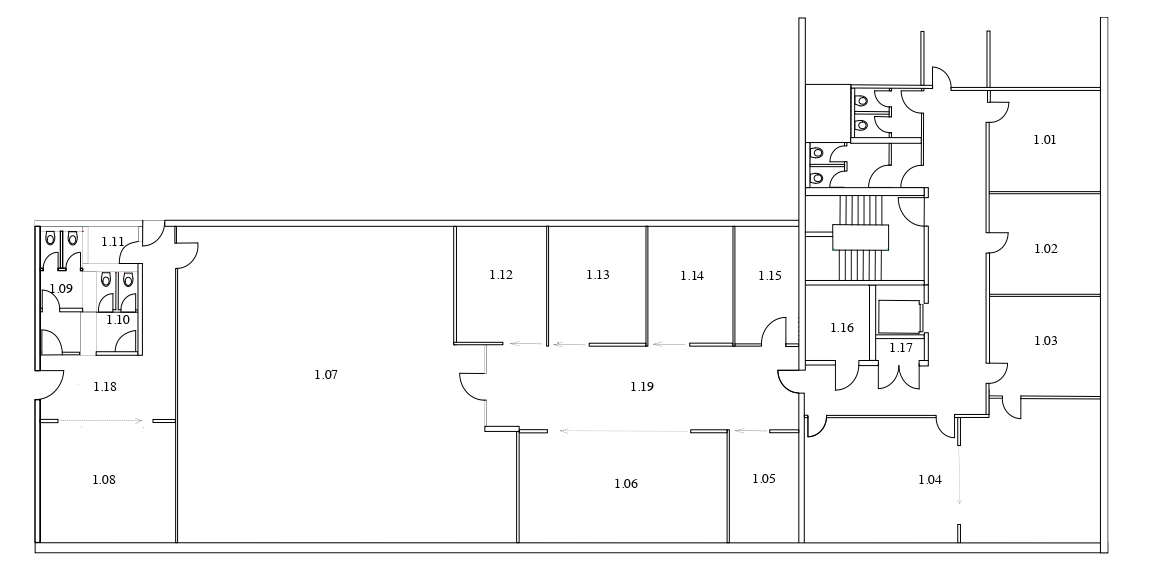
#> input picture Task_code/DC_1st floor.jpg, 1151 x 584 px, found by its file name
$ jupyter execute --allow-errors AR-VR_1.ipynb
#> lines starting #> are read from the running program, lines starting #| are printed output that depends on the picture; after the words box and inside, x2 and y2 are one past the last pixel; in counts of white or black regions, pixels touching at a corner belong together
[cell 1]
#pip install opencv-python

import cv2
import matplotlib.pyplot as plt

# Load the uploaded image
image_path = "/Users/satya/Documents/Abhilasha/OTH_Sem3/AR:VR/Project/Task_code/DC_1st floor.jpg"
floor_plan = cv2.imread(image_path, cv2.IMREAD_COLOR)
#> floor_plan is the input picture: shape (584, 1151, 3); mean B, G, R 248.1, 248.1, 248.1

# Convert the image to grayscale for preprocessing
gray_floor_plan = cv2.cvtColor(floor_plan, cv2.COLOR_BGR2GRAY)

# Apply edge detection to highlight structural elements like walls and doors
edges = cv2.Canny(gray_floor_plan, threshold1=50, threshold2=150)
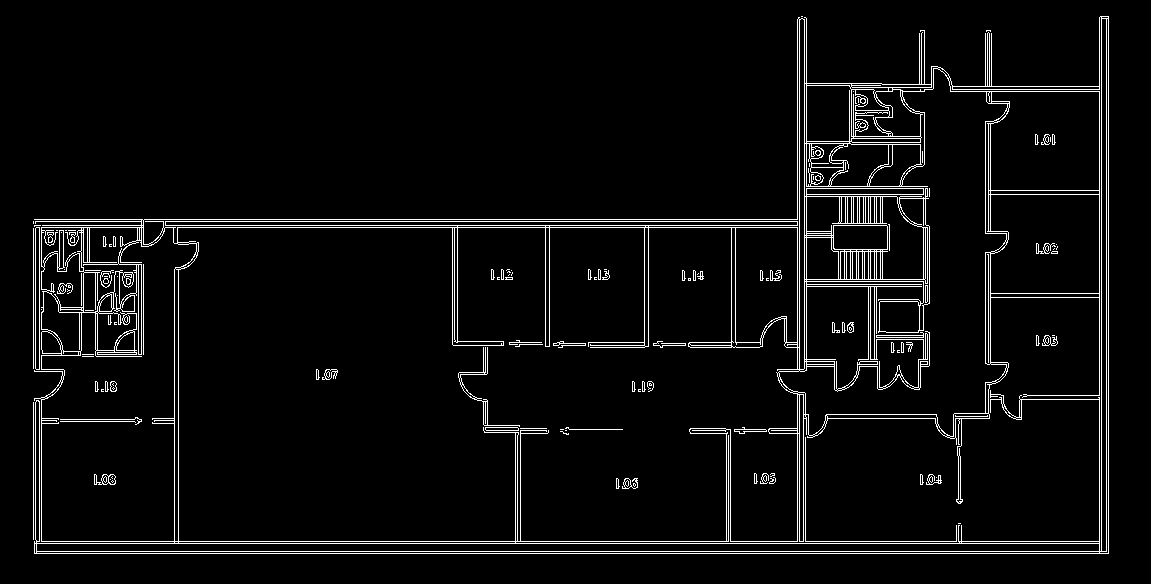
#> edges: shape (584, 1151); 4.6% white in thin lines or dots, all inside (x1, y1, x2, y2) = (33, 16, 1109, 554)

# Display the original image and the edge-detected version for analysis
fig, ax = plt.subplots(1, 2, figsize=(15, 10))
ax[0].imshow(cv2.cvtColor(floor_plan, cv2.COLOR_BGR2RGB))
ax[0].set_title("Original Floor Plan")
ax[0].axis("off")

ax[1].imshow(edges, cmap="gray")
ax[1].set_title("Edge Detection")
ax[1].axis("off")

plt.tight_layout()
plt.show()
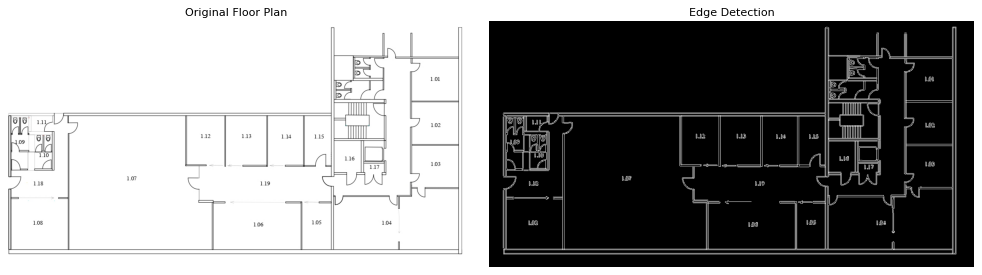
#> figure drawn by matplotlib, 2 panels

[cell 2]
# Detect contours in the edge-detected image to identify room boundaries
contours, _ = cv2.findContours(edges, cv2.RETR_EXTERNAL, cv2.CHAIN_APPROX_SIMPLE)
#> contours = 9 contours, 7 with area under 20; largest, box (x1, y1, x2, y2) and area: (34, 16, 1109, 554) 398624, (35, 227, 40, 370) 567

# Create a copy of the original image to draw contours for visualization
contour_image = floor_plan.copy()

# Draw detected contours on the image
cv2.drawContours(contour_image, contours, -1, (0, 255, 0), 2)  # Green for contours
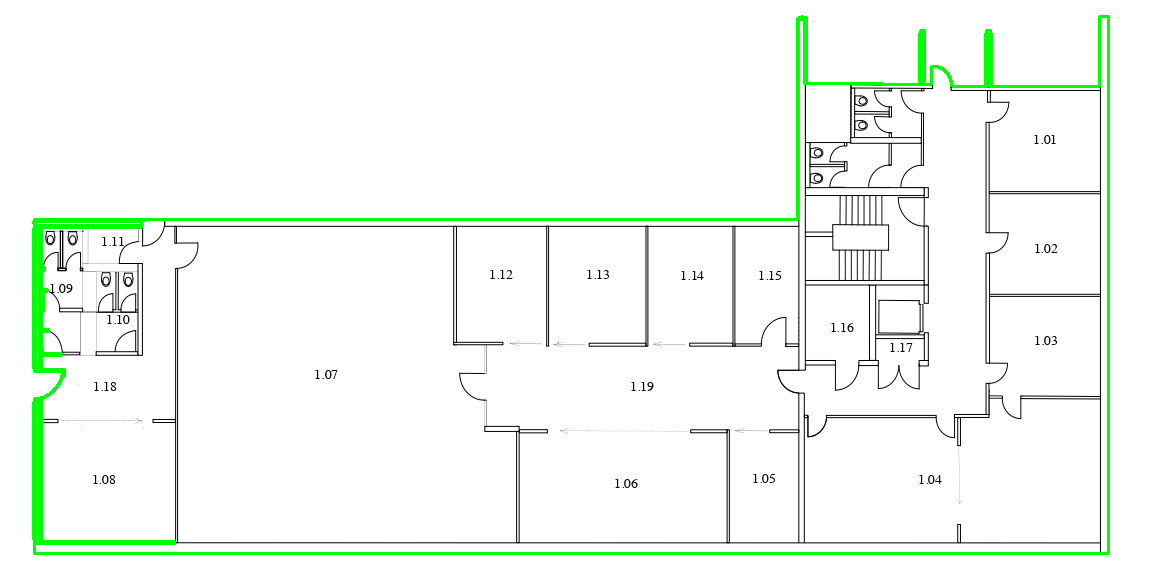
#> contour_image: shape (584, 1151, 3); 2.24% of pixels changed, all inside (x1, y1, x2, y2) = (32, 15, 1110, 555)

# Display the contour image to show detected room boundaries
plt.figure(figsize=(10, 8))
plt.imshow(cv2.cvtColor(contour_image, cv2.COLOR_BGR2RGB))
plt.title("Detected Room Boundaries")
plt.axis("off")
plt.show()

# Number of detected contours (potential rooms)
len(contours)
#> Out = 9

[cell 3]
import pytesseract

# Apply adaptive thresholding to better segment the floor plan
thresholded = cv2.adaptiveThreshold(
    gray_floor_plan, 255, cv2.ADAPTIVE_THRESH_GAUSSIAN_C, cv2.THRESH_BINARY_INV, 11, 2
)
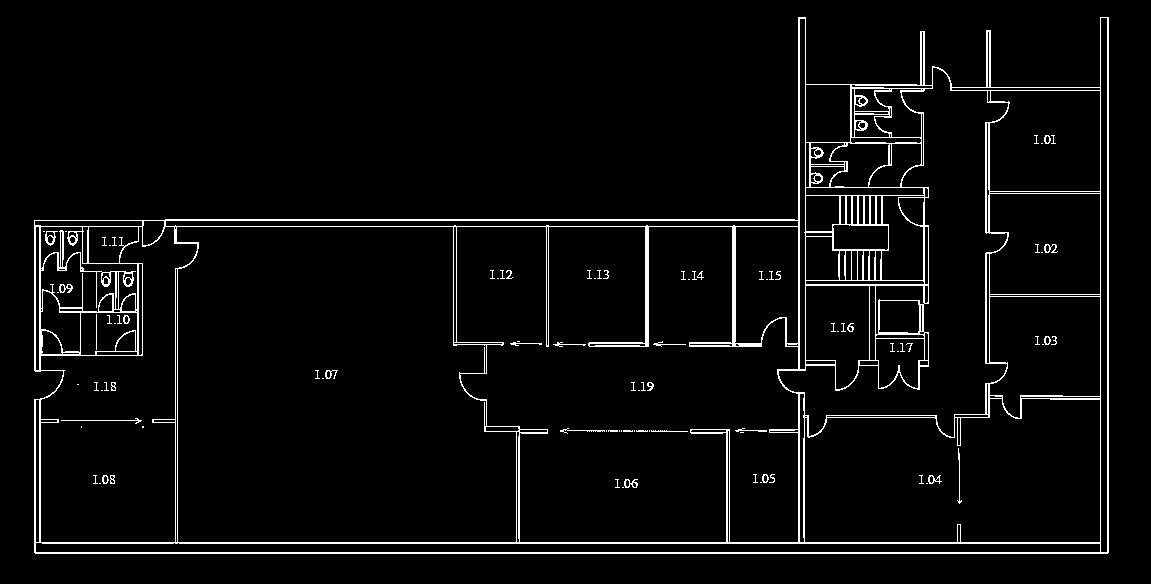
#> thresholded: shape (584, 1151); 4.1% white in thin lines or dots, all inside (x1, y1, x2, y2) = (34, 17, 1109, 554)

# Detect contours with hierarchy to focus on nested shapes
contours, hierarchy = cv2.findContours(
    thresholded, cv2.RETR_CCOMP, cv2.CHAIN_APPROX_SIMPLE
)
#> contours = 267 contours, 109 with area under 20; largest, box (x1, y1, x2, y2) and area: (34, 17, 1109, 554) 401026, (176, 226, 517, 543) 96047, (456, 226, 799, 543) 89320, (804, 398, 1101, 543) 38002, (40, 226, 198, 543) 29442

# Filter contours based on area to exclude small artifacts
room_contours = [contour for contour in contours if cv2.contourArea(contour) > 500]
#> room_contours = 38 contours; largest, box (x1, y1, x2, y2) and area: (34, 17, 1109, 554) 401026, (176, 226, 517, 543) 96047, (456, 226, 799, 543) 89320, (804, 398, 1101, 543) 38002, (40, 226, 198, 543) 29442

# Draw the filtered contours on a copy of the image
filtered_contour_image = floor_plan.copy()
cv2.drawContours(filtered_contour_image, room_contours, -1, (0, 255, 0), 2)
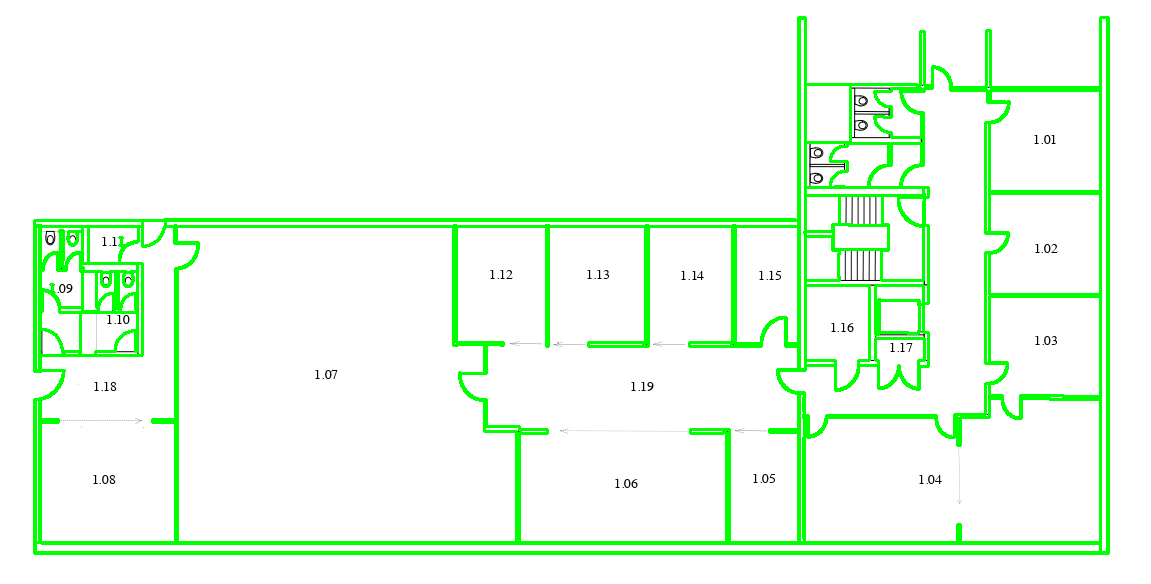
#> filtered_contour_image: shape (584, 1151, 3); 7.76% of pixels changed, all inside (x1, y1, x2, y2) = (33, 16, 1110, 555)

# Use OCR to extract room labels and their positions
#> (the rest of this cell did not finish here and is left out)
